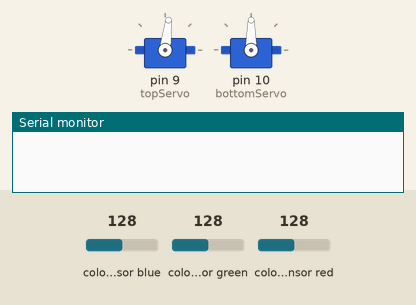
The sketch below on a simulated Arduino Uno, built with avr-gcc and run on an emulated ATmega328P. Parts: 2 × servo, the last lines printed to the serial monitor. Wiring (inferred from the names in the program): TCS3200 colour sensor: output pin 6; S2 pin 4; S3 pin 5; S0 pin 2; S1 pin 3. The test bench sets the inputs (shaded band); at power-on: colour sensor blue 128, colour sensor green 128, colour sensor red 128.

Above: at 0.05 s.
At 1.0 s:
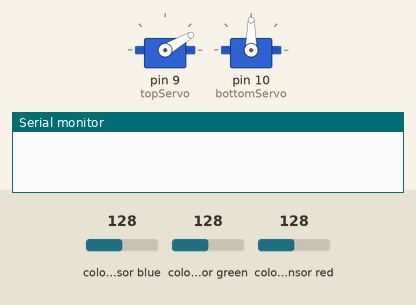
At 1.65 s:
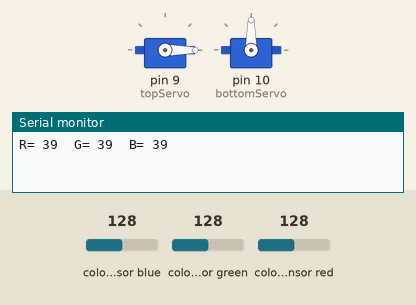
At 2.0 s:
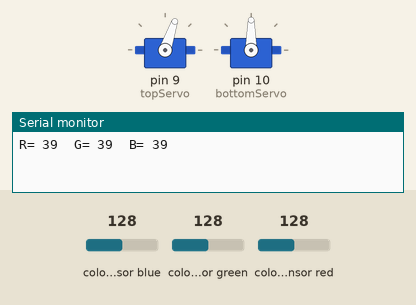
Timing chart, 0 to 4.6 s (numbered marks = the images above):
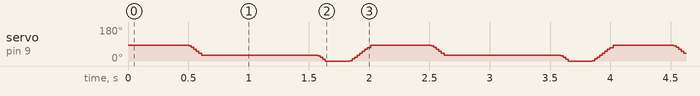

Measured:
- by itself, servo on pin 9 (topServo): repeats every 2.0 s: 72° 0.02 s, 62° 0.02 s, 52° 0.02 s, 42° 0.03 s, 30° 0.96 s, 29° 0.02 s, 19° 0.02 s, 9° 0.02 s, 0° 0.20 s, 1° 0.02 s, 11° 0.02 s, 21° 0.02 s, 31° 0.02 s, 41° 0.02 s, 51° 0.02 s, 61° 0.02 s, 71° 0.03 s, 83° 0.50 s, 82° 0.02 s

The sketch:

colorsort.ino
```cpp
#include <Servo.h>
#define S0 2
#define S1 3
#define S2 4
#define S3 5
#define sensorOut 6
Servo topServo;
Servo bottomServo;
int frequency = 0;
int color = 0;
void setup() {
  pinMode(S0, OUTPUT);
  pinMode(S1, OUTPUT);
  pinMode(S2, OUTPUT);
  pinMode(S3, OUTPUT);
  pinMode(sensorOut, INPUT);
  digitalWrite(S0, HIGH); //20% scalling
  digitalWrite(S1, LOW);
  topServo.attach(9);
  bottomServo.attach(10);
  Serial.begin(9600);
}

void loop() {
  topServo.write(83); //set top servo at the first hole to catch the candy
  delay(500);

  for(int i = 83; i >= 30; i--) { //move top servo with the candy to the color sensor position
    topServo.write(i);
    delay(2);
  }
  delay(500);

  color = readColor(); //read the value from color sensor and put the bottom servo in the right path
  delay(10);
  switch (color) {
    case 1:
    bottomServo.write(15);
    break;
    case 2:
    bottomServo.write(60);
    break;
    case 3:
    bottomServo.write(110);
    break;

    case 0:
    break;
  }
  delay(300);

  for(int i = 30; i >= 0; i--) { //move top servo with candy from the color sensor position to the second hole position
    topServo.write(i);
    delay(2);
  }
  delay(200);

  for(int i = 0; i <= 83; i++) { //return top servo to the first position to catch another candy
    topServo.write(i);
    delay(2);
  }
  color=0;
}


int readColor() { //color sensor function to read the color

  // Setting red
  digitalWrite(S2, LOW);
  digitalWrite(S3, LOW);
  frequency = pulseIn(sensorOut, LOW);
  int R = frequency;
  Serial.print("R= ");
  Serial.print(frequency);
  Serial.print("  ");
  delay(50);

  // Setting Green
  digitalWrite(S2, HIGH);
  digitalWrite(S3, HIGH);
  frequency = pulseIn(sensorOut, LOW);
  int G = frequency;
  Serial.print("G= ");
  Serial.print(frequency);
  Serial.print("  ");
  delay(50);

  // Setting Blue
  digitalWrite(S2, LOW);
  digitalWrite(S3, HIGH);
  frequency = pulseIn(sensorOut, LOW);
  int B = frequency;
  Serial.print("B= ");
  Serial.print(frequency);
  Serial.println("  ");
  delay(50);

  if(R<65 & R>50 & G>83 & G<95 & B>60 & B<70){
    color = 1; // Red
  }
  if(G<70 & G>55 & R<75 & R>65 &B<65 & B>54){
    color = 2; // Green
  }
  if (B<60 &B>40 & G>68 & G<85 & R>75 & R<95){
    color = 3; // Blue
  }
  return color;
}
```
